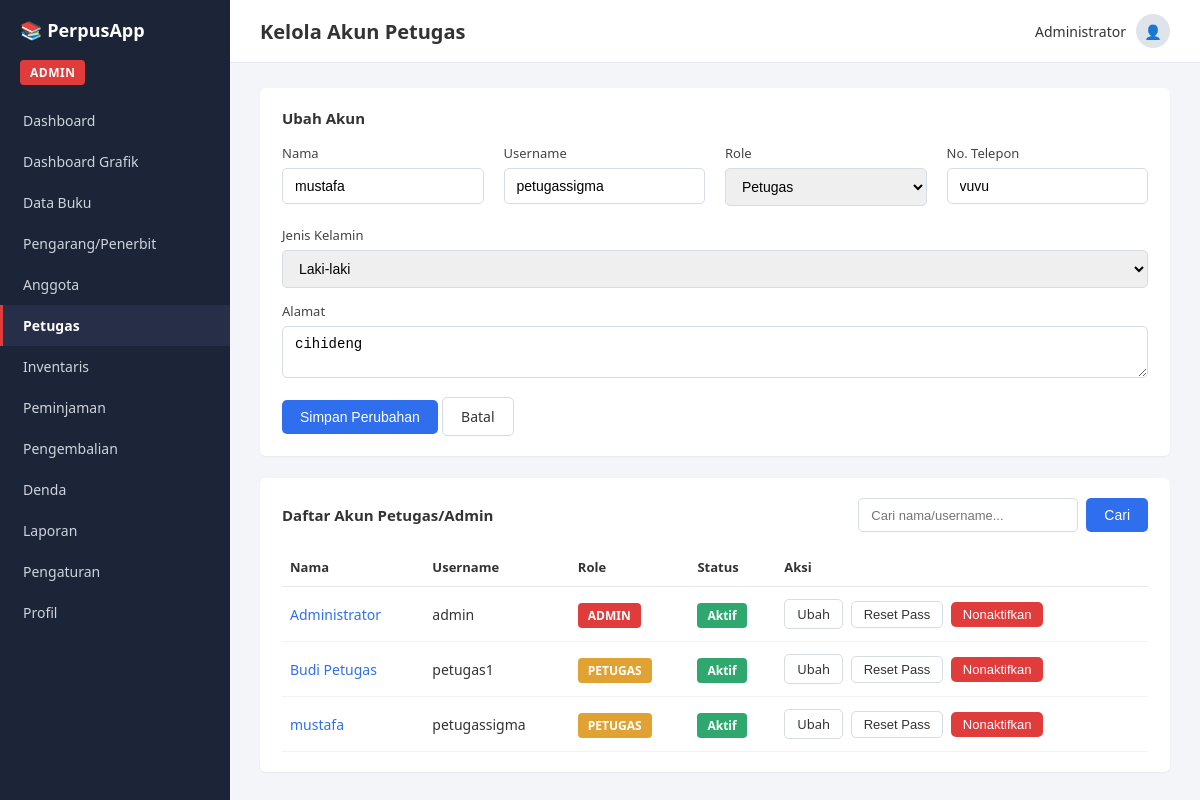
The page /petugas.php?edit_id=3 on the database its author committed.
### tables this page shows
CREATE TABLE `petugas` (
  `kd_petugas` int(11) NOT NULL,
  `nm_petugas` varchar(150) NOT NULL,
  `jenis_kelamin` char(1) DEFAULT 'L',
  `alamat` text DEFAULT NULL,
  `telp` varchar(30) DEFAULT NULL,
  `foto` varchar(255) DEFAULT NULL,
  `user` varchar(50) NOT NULL,
  `password` varchar(255) NOT NULL,
  `role` enum('admin','petugas') DEFAULT 'petugas',
  `status_aktif` tinyint(1) DEFAULT 1
);

### petugas.php (the view, shortened to what this page needs)
<?php
require 'config.php';
$search = trim($_GET['q'] ?? '');
if ($search !== '') {
    $stmt = $pdo->prepare("SELECT * FROM petugas WHERE nm_petugas LIKE ? OR user LIKE ? ORDER BY nm_petugas ASC");
    $like = "%$search%";
    $stmt->execute([$like, $like]);
    $petugasList = $stmt->fetchAll();
} else {
    $petugasList = $pdo->query("SELECT * FROM petugas ORDER BY nm_petugas ASC")->fetchAll();
}
$editPetugas = null;
if (isset($_GET['edit_id'])) {
    $stmt = $pdo->prepare("SELECT * FROM petugas WHERE kd_petugas=?");
    $stmt->execute([$_GET['edit_id']]);
    $editPetugas = $stmt->fetch();
}
?>
<!DOCTYPE html>
<html lang="id">
<head>
<link rel="stylesheet" href="assets/style.css">
</head>
<body>
<div class="layout">
    <?php include 'includes/sidebar.php'; ?>
    <div class="main">
        <?php include 'includes/header.php'; ?>
        <div class="content">
            <div class="card">
                <h2><?= $editPetugas ? 'Ubah Akun' : 'Tambah Akun Baru' ?></h2>
                <form method="post">
                    <div class="form-row">
                        <div class="form-group">
                            <label>Nama</label>
                            <input type="text" name="nm_petugas" required value="<?= htmlspecialchars($editPetugas['nm_petugas'] ?? '') ?>">
                        </div>
                        <div class="form-group">
                            <label>Username</label>
                            <input type="text" name="user" required value="<?= htmlspecialchars($editPetugas['user'] ?? '') ?>">
                        </div>
                        <div class="form-group">
                            <label>Role</label>
                            <select name="role">
                                <option value="petugas" <?= (($editPetugas['role'] ?? 'petugas') === 'petugas') ? 'selected' : '' ?>>Petugas</option>
                            </select>
                        </div>
                        <div class="form-group">
                            <label>No. Telepon</label>
                            <input type="text" name="telp" value="<?= htmlspecialchars($editPetugas['telp'] ?? '') ?>">
                        </div>
                        <div class="form-group">
                            <label>Jenis Kelamin</label>
                            <select name="jenis_kelamin">
                                <option value="L" <?= (($editPetugas['jenis_kelamin'] ?? 'L') === 'L') ? 'selected' : '' ?>>Laki-laki</option>
                            </select>
                        </div>
                    </div>
                    <div class="form-row">
                        <div class="form-group">
                            <label>Alamat</label>
                            <textarea name="alamat" rows="2"><?= htmlspecialchars($editPetugas['alamat'] ?? '') ?></textarea>
                        </div>
                    </div>
                    <button type="submit" name="<?= $editPetugas ? 'edit' : 'add' ?>" class="btn btn-primary">
                        <?= $editPetugas ? 'Simpan Perubahan' : 'Tambah Akun' ?>
                    </button>
                    <?php if ($editPetugas): ?>
                        <a href="petugas.php" class="btn btn-outline">Batal</a>
                    <?php endif; ?>
                </form>
            </div>
            <div class="card">
                <div class="card-header-row">
                    <h2>Daftar Akun Petugas/Admin</h2>
                    <form class="search-bar" method="get">
                        <input type="text" name="q" placeholder="Cari nama/username..." value="<?= htmlspecialchars($search) ?>">
                        <button type="submit" class="btn btn-primary">Cari</button>
                    </form>
                </div>
                <table>
                    <thead>
                        <tr>
                            <th>Nama</th><th>Username</th><th>Role</th><th>Status</th><th>Aksi</th>
                        </tr>
                    </thead>
                    <tbody>
                    <?php foreach ($petugasList as $row): ?>
                        <tr>
                            <td class="link-name"><?= htmlspecialchars($row['nm_petugas']) ?></td>
                            <td><?= htmlspecialchars($row['user']) ?></td>
                            <td>
                                <span class="badge <?= $row['role'] === 'admin' ? 'badge-admin' : 'badge-petugas' ?>">
                                    <?= strtoupper($row['role']) ?>
                                </span>
                            </td>
                            <td>
                                <?php if ($row['status_aktif']): ?>
                                    <span class="badge badge-aktif">Aktif</span>
                                <?php else: ?>
                                    <span class="badge badge-nonaktif">Nonaktif</span>
                                <?php endif; ?>
                            </td>
                            <td>
                                <a class="btn btn-outline btn-sm" href="?edit_id=<?= $row['kd_petugas'] ?>">Ubah</a>
                                <form method="post" style="display:inline" onsubmit="return confirm('Reset password ke default?');">
                                    <button type="submit" name="reset_pass" class="btn btn-outline btn-sm">Reset Pass</button>
                                </form>
                                <form method="post" style="display:inline">
                                    <button type="submit" name="toggle_status" class="btn <?= $row['status_aktif'] ? 'btn-danger' : 'btn-success' ?> btn-sm">
                                        <?= $row['status_aktif'] ? 'Nonaktifkan' : 'Aktifkan' ?>
                                    </button>
                                </form>
                            </td>
                        </tr>
                    <?php endforeach; ?>
                    </tbody>
                </table>
            </div>
        </div>
    </div>
</div>
</body>
</html>

### assets/style.css (style rules this page uses)
* { box-sizing: border-box; }
body { margin: 0; font-family: 'Segoe UI', Arial, sans-serif; background: #f3f5f9; color: #333; }
.layout { display: flex; min-height: 100vh; }
.main { flex: 1; display: flex; flex-direction: column; min-width: 0; }
.content { padding: 25px 30px; }
.card { background: #fff; border-radius: 6px; padding: 20px 22px; margin-bottom: 22px; box-shadow: 0 1px 2px rgba(0,0,0,0.05); }
.card h2 { font-size: 15px; margin: 0 0 16px 0; }
.form-row { display: flex; gap: 20px; flex-wrap: wrap; margin-bottom: 14px; }
.form-group { flex: 1; min-width: 200px; }
.form-group label { display: block; font-size: 13px; margin-bottom: 6px; color: #444; }
.form-group input, .form-group select, .form-group textarea { width: 100%; padding: 9px 12px; border: 1px solid #d7dbe3; border-radius: 5px; font-size: 14px; }
.btn { display: inline-block; border: none; padding: 9px 18px; border-radius: 5px; font-size: 14px; cursor: pointer; text-decoration: none; }
.btn-primary { background: #2f6fed; color: #fff; }
.btn-outline { background: #fff; border: 1px solid #d7dbe3; color: #333; }
.btn-danger { background: #e13c3c; color: #fff; }
.btn-sm { padding: 5px 12px; font-size: 13px; margin-right: 4px; }
table { width: 100%; border-collapse: collapse; }
thead th { text-align: left; font-size: 13px; color: #333; padding: 10px 8px; border-bottom: 1px solid #e5e8ee; }
tbody td { padding: 12px 8px; font-size: 14px; border-bottom: 1px solid #f0f2f6; color: #333; }
.link-name { color: #2f6fed; }
.badge { padding: 4px 10px; border-radius: 4px; font-size: 12px; font-weight: 600; color: #fff; }
.badge-aktif { background: #2ea86e; }
.badge-admin { background: #e13c3c; }
.badge-petugas { background: #e0a233; }
.search-bar { display: flex; gap: 8px; }
.search-bar input { padding: 8px 12px; border: 1px solid #d7dbe3; border-radius: 5px; font-size: 13px; width: 220px; }
.card-header-row { display: flex; align-items: center; justify-content: space-between; margin-bottom: 16px; }
.card-header-row h2 { margin: 0; }

### rows shown on the page
petugas: nm_petugas "mustafa", user "petugassigma", role "Petugas", telp "vuvu", jenis_kelamin "Laki-laki", alamat "cihideng", role "PETUGAS", status_aktif "Aktif"
petugas: nm_petugas "Administrator", user "admin", role "ADMIN", status_aktif "Aktif"
petugas: nm_petugas "Budi Petugas", user "petugas1", role "PETUGAS", status_aktif "Aktif"

### other values the page prints
$item['label'] "Dashboard"
$item['label'] "Dashboard Grafik"
$item['label'] "Data Buku"
$item['label'] "Pengarang/Penerbit"
$item['label'] "Anggota"
$item['label'] "Petugas"
$item['label'] "Inventaris"
$item['label'] "Peminjaman"
$item['label'] "Pengembalian"
$item['label'] "Denda"
$item['label'] "Laporan"
$item['label'] "Pengaturan"
$item['label'] "Profil"
$pageTitle "Kelola Akun Petugas"
